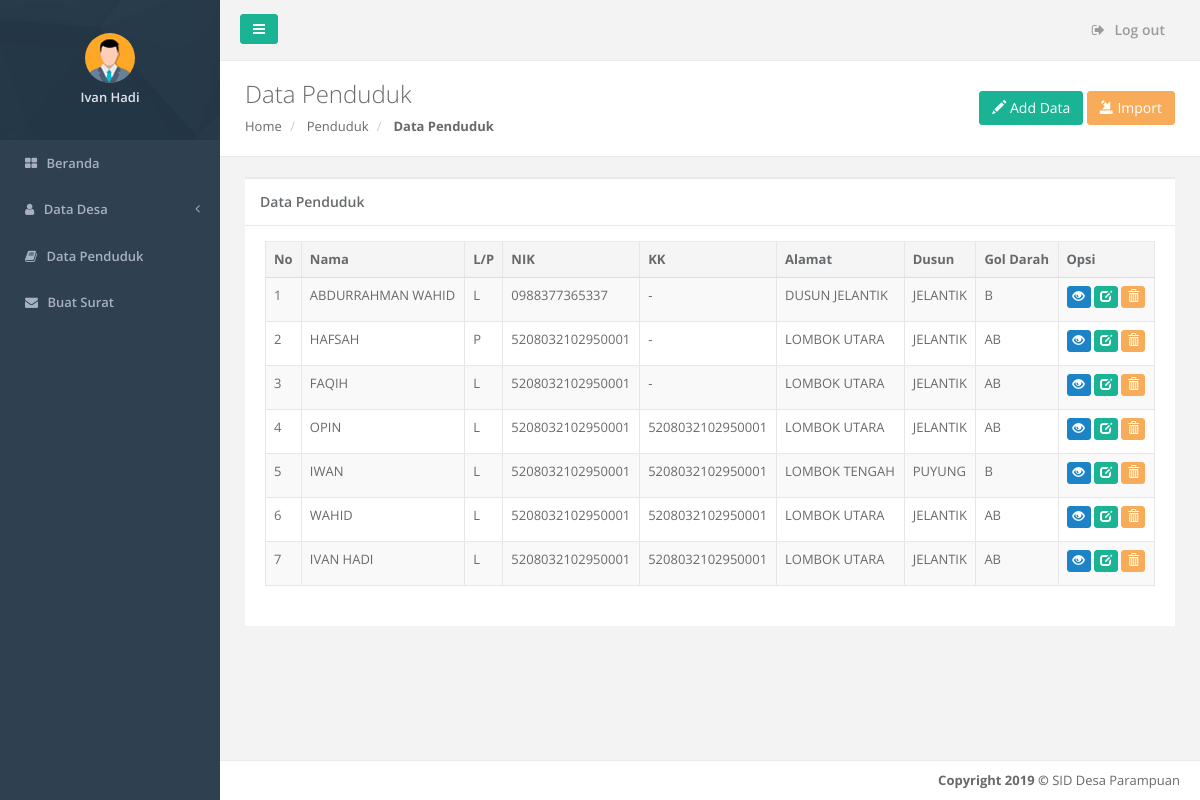
/a_datapenduduk/index.php (signed in), run on an earlier commit of the app's database.
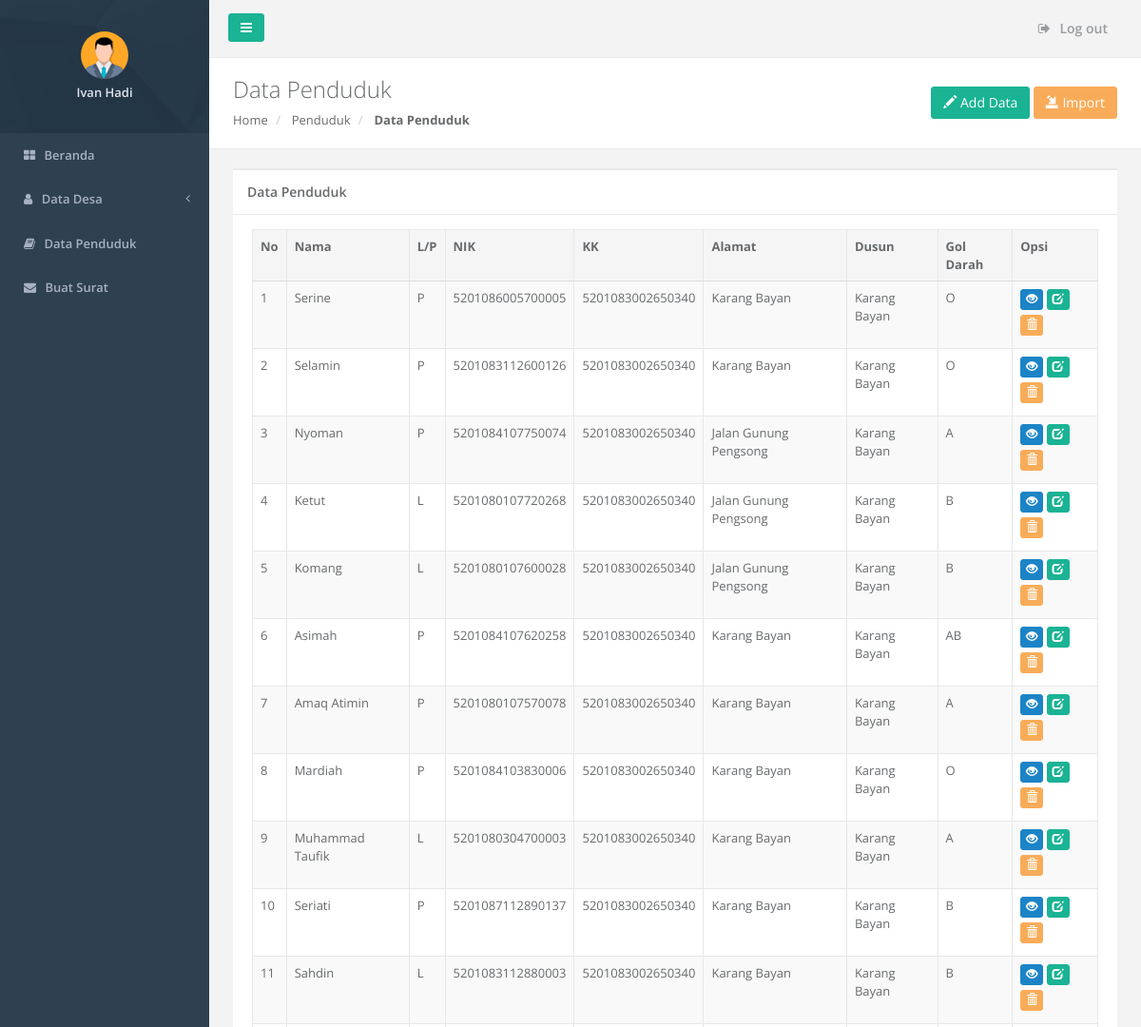
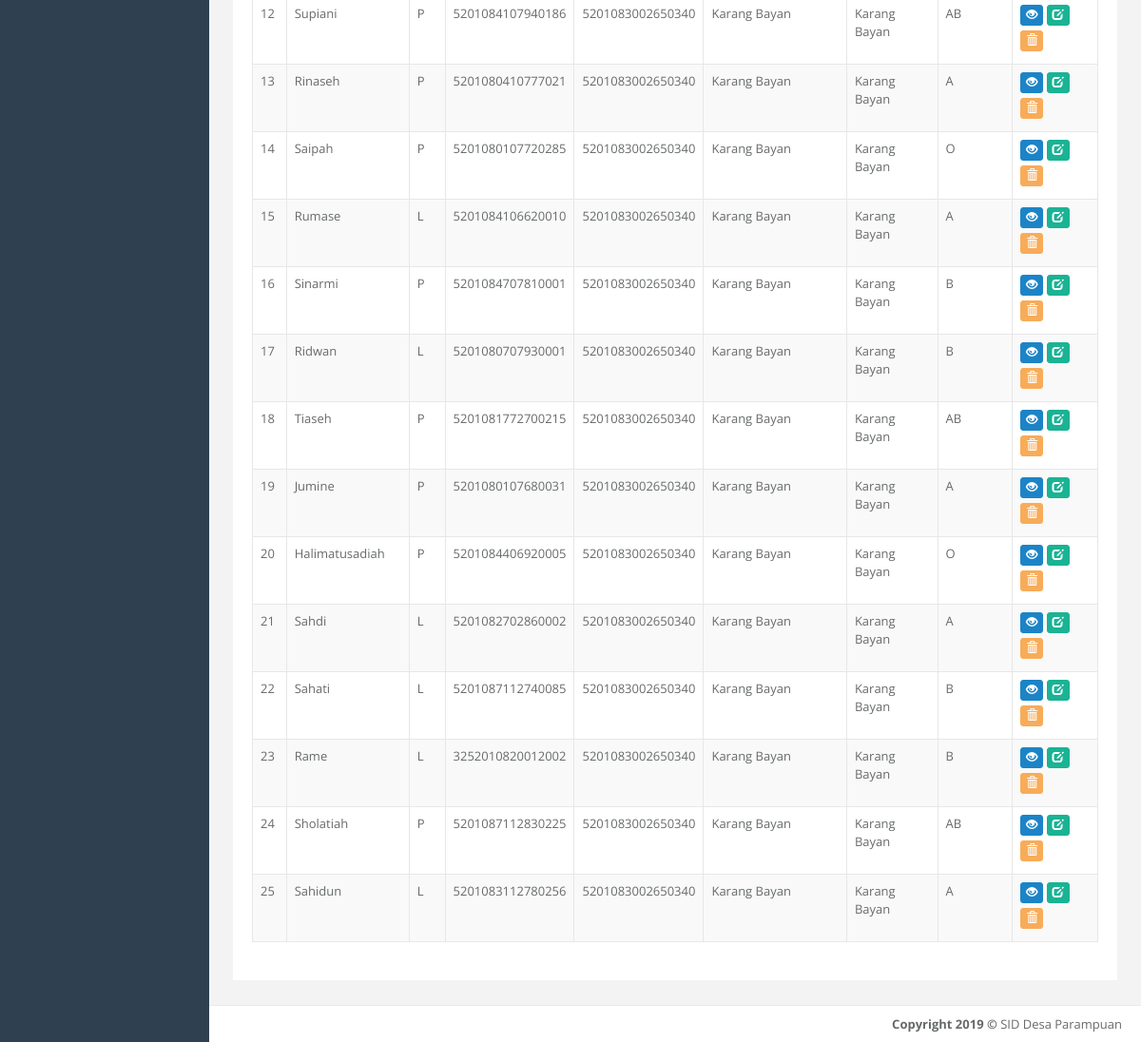
And on a later commit of the database (2 pictures, top to bottom).
### tables this page shows
CREATE TABLE `data_penduduk` (
  `id` int(12) NOT NULL,
  `nama` varchar(100) NOT NULL,
  `nik` varchar(20) DEFAULT NULL,
  `kk` varchar(20) DEFAULT NULL,
  `tempat` varchar(100) DEFAULT NULL,
  `tanggal_lahir` varchar(50) DEFAULT NULL,
  `jenis_kelamin` varchar(50) DEFAULT NULL,
  `alamat` varchar(200) DEFAULT NULL,
  `rt` varchar(50) DEFAULT NULL,
  `rw` varchar(50) DEFAULT NULL,
  `dusun` varchar(50) DEFAULT NULL,
  `desa` varchar(50) DEFAULT NULL,
  `kecamatan` varchar(50) DEFAULT NULL,
  `agama` varchar(30) DEFAULT NULL,
  `pendidikan` varchar(100) DEFAULT NULL,
  `kewarganegaraan` varchar(30) DEFAULT NULL,
  `status_perkawinan` varchar(30) DEFAULT NULL,
  `gol_darah` varchar(12) DEFAULT NULL,
  `status_sosial` varchar(100) DEFAULT NULL,
  `kategori_sosial` varchar(100) DEFAULT NULL,
  `pekerjaan` varchar(100) DEFAULT NULL,
  `bapak` varchar(100) DEFAULT NULL,
  `ibu` varchar(100) DEFAULT NULL
);

### a_datapenduduk/index.php (the view, shortened to what this page needs)
<?php include "head.php" ?>
<body>
    <div id="wrapper">
        <?php include "nav.php" ?>
        <div id="page-wrapper" class="gray-bg">
            <div class="row border-bottom">
                <nav class="navbar navbar-static-top" role="navigation" style="margin-bottom: 0">
                    <div class="navbar-header">
                        <a class="navbar-minimalize minimalize-styl-2 btn btn-primary " href="#"><i class="fa fa-bars"></i> </a>
                        <form role="search" class="navbar-form-custom" action="">
                        </form>
                    </div>
                    <ul class="nav navbar-top-links navbar-right">
                        <li>
                            <a href="../keluar.php">
                                <i class="fa fa-sign-out"></i> Log out
                            </a>
                        </li>
                    </ul>
                </nav>
            </div>
            <div class="row wrapper border-bottom white-bg page-heading">
                <div class="col-lg-8">
                    <h2>Data Penduduk</h2>
                    <ol class="breadcrumb">
                        <li>
                            <a href="../index.php">Home</a>
                        </li>
                        <li>
                            <a>Penduduk</a>
                        </li>
                        <li class="active">
                            <strong>Data Penduduk</strong>
                        </li>
                    </ol>
                </div>
                <div class="col-lg-4">
                    <div class="title-action">
                        <a href="tambah.php" class="btn btn-primary"><i class="glyphicon glyphicon-pencil"></i> Add Data</a>
                        <a href="import.php" class="btn btn-warning"><i class="glyphicon glyphicon-import"></i> Import</a>
                    </div>
                </div>
            </div>
            <div class="wrapper wrapper-content animated fadeInRight">
                <div class="row">
                    <div class="col-lg-12">
                        <div class="ibox float-e-margins">
                            <div class="ibox-title">
                                <h5>Data Penduduk</h5>
                            </div>
                            <div class="ibox-content">
                                <div class="table-responsive">
                                    <table class="table table-striped table-bordered table-hover dataTables-example">
                                        <thead>
                                            <tr>
                                                <th>No</th>
                                                <th>Nama</th>
                                                <th>L/P</th>
                                                <th>NIK</th>
                                                <th>KK</th>
                                                <th>Alamat</th>
                                                <th>Dusun</th>
                                                <th>Gol Darah</th>
                                                <th>Opsi</th>
                                            </tr>
                                        </thead>
                                        <tbody>
                                            <?php
                                            include('../koneksi.php');
                                            $query = "SELECT * FROM data_penduduk order by id desc";
                                            $result = mysqli_query($con, $query);
                                            if (mysqli_num_rows($result) == 0) {
                                                echo '<tr><td colspan="6">Tidak ada data!</td></tr>';
                                            } else {
                                                $no = 1;
                                                while ($data = mysqli_fetch_assoc($result)) {
                                                    echo '<tr>';
                                                    echo '<td>' . $no . '</td>';
                                                    echo '<td>' . $data['nama'] . '</td>';
                                                    echo '<td>' . $data['jenis_kelamin'] . '</td>';
                                                    echo '<td>' . $data['nik'] . '</td>';
                                                    echo '<td>' . $data['kk'] . '</td>';
                                                    echo '<td>' . $data['alamat'] . '</td>';
                                                    echo '<td>' . $data['dusun'] . '</td>';
                                                    echo '<td>' . $data['gol_darah'] . '</td>';
                                                    echo '<td>
                                    <a href="detail.php?id=' . $data['id'] . '" class="btn btn-success btn-xs"><i class="glyphicon glyphicon-eye-open"></i></a>
                                    <a href="edit.php?id=' . $data['id'] . '" class="btn btn-primary btn-xs"><i class="glyphicon glyphicon-edit"></i></a>
                                    <a href="delete.php?id=' . $data['id'] . '" onclick="return confirm(\'Apakah Yakin Ingin Menghapus Data?\')" class="btn btn-warning btn-xs"><i class="glyphicon glyphicon-trash"></i> </a>
                                    </td>';
                                                    echo '</tr>';
                                                    $no++;
                                                }
                                            }
                                            ?>
                                        </tbody>
                                    </table>
                                </div>
                            </div>
                        </div>
                    </div>
                </div>
            </div>
            <?php include "footer.php" ?>
        </div>
    </div>
</body>
</html>

### a_datapenduduk/head.php (shortened to what this page needs)
<!DOCTYPE html>
<html>
<head>
    <link href="../css/bootstrap.min.css" rel="stylesheet">
    <link href="../font-awesome/css/font-awesome.css" rel="stylesheet">
    <link href="../css/plugins/toastr/toastr.min.css" rel="stylesheet">
    <link href="../js/plugins/gritter/jquery.gritter.css" rel="stylesheet">
    <link href="../css/animate.css" rel="stylesheet">
    <link href="../css/style.css" rel="stylesheet">
    <link href="../css/plugins/dataTables/datatables.min.css" rel="stylesheet">
</head>

### a_datapenduduk/nav.php (shortened to what this page needs)
<nav class="navbar-default navbar-static-side" role="navigation">
            <div class="sidebar-collapse">
                <ul class="nav metismenu" id="side-menu">
                    <li class="nav-header">
                        <div class="dropdown profile-element" align="center">
                            <span>
                                <img alt="image" class="img-circle" src="../img/user.jpg" />
                            </span>
                            <a data-toggle="dropdown" class="dropdown-toggle" href="#">
                                <span class="clear">
                                    <span class="block m-t-xs">
                                        <strong class="font-bold"><?php echo $_SESSION['nama']; ?></strong>
                                    </span>
                                </span>
                            </a>
                        </div>
                    </li>
                    <li>
                        <a href="../index.php"><i class="fa fa-th-large"></i> <span class="nav-label">Beranda</span></a>
                    </li>
                    <li>
                        <a href=""><i class="fa fa-user"></i> <span class="nav-label">Data Desa</span> <span class="fa arrow"></span></a>
                    </li>
                    <li>
                        <a href="index.php"><i class="fa fa-book"></i> <span class="nav-label">Data Penduduk</span></a>
                    </li>
                    <li>
                        <a href="../a_surat/index.php"><i class="fa fa-envelope"></i> <span class="nav-label">Buat Surat</span></a>
                    </li>
                </ul>
            </div>
        </nav>

### a_datapenduduk/footer.php
<div class="footer">
    <div class="pull-right">
        <b>Copyright 2019 ©</b> SID Desa Parampuan
    </div>
</div>

What changed in the data, as far as the page shows it:
added data_penduduk: nama "Serine", jenis_kelamin "P", nik "5201086005700005", kk "5201083002650340", alamat "Karang Bayan", dusun "Karang Bayan", gol_darah "O"
added data_penduduk: nama "Selamin", jenis_kelamin "P", nik "5201083112600126", kk "5201083002650340", alamat "Karang Bayan", dusun "Karang Bayan", gol_darah "O"
added data_penduduk: nama "Nyoman", jenis_kelamin "P", nik "5201084107750074", kk "5201083002650340", alamat "Jalan Gunung Pengsong", dusun "Karang Bayan", gol_darah "A"
added data_penduduk: nama "Ketut", jenis_kelamin "L", nik "5201080107720268", kk "5201083002650340", alamat "Jalan Gunung Pengsong", dusun "Karang Bayan", gol_darah "B"
added data_penduduk: nama "Komang", jenis_kelamin "L", nik "5201080107600028", kk "5201083002650340", alamat "Jalan Gunung Pengsong", dusun "Karang Bayan", gol_darah "B"
added data_penduduk: nama "Asimah", jenis_kelamin "P", nik "5201084107620258", kk "5201083002650340", alamat "Karang Bayan", dusun "Karang Bayan", gol_darah "AB"
added data_penduduk: nama "Amaq Atimin", jenis_kelamin "P", nik "5201080107570078", kk "5201083002650340", alamat "Karang Bayan", dusun "Karang Bayan", gol_darah "A"
added data_penduduk: nama "Mardiah", jenis_kelamin "P", nik "5201084103830006", kk "5201083002650340", alamat "Karang Bayan", dusun "Karang Bayan", gol_darah "O"
added data_penduduk: nama "Muhammad Taufik", jenis_kelamin "L", nik "5201080304700003", kk "5201083002650340", alamat "Karang Bayan", dusun "Karang Bayan", gol_darah "A"
added data_penduduk: nama "Seriati", jenis_kelamin "P", nik "5201087112890137", kk "5201083002650340", alamat "Karang Bayan", dusun "Karang Bayan", gol_darah "B"
changed data_penduduk: nama "ABDURRAHMAN WAHID" → "Sahdin"; nik "0988377365337" → "5201083112880003"; kk "-" → "5201083002650340"; alamat "DUSUN JELANTIK" → "Karang Bayan"; dusun "JELANTIK" → "Karang Bayan"
changed data_penduduk: nama "HAFSAH" → "Supiani"; nik "5208032102950001" → "5201084107940186"; kk "-" → "5201083002650340"; alamat "LOMBOK UTARA" → "Karang Bayan"; dusun "JELANTIK" → "Karang Bayan"
changed data_penduduk: nama "FAQIH" → "Rinaseh"; jenis_kelamin "L" → "P"; nik "5208032102950001" → "5201080410777021"; kk "-" → "5201083002650340"; alamat "LOMBOK UTARA" → "Karang Bayan"; dusun "JELANTIK" → "Karang Bayan"; gol_darah "AB" → "A"
added data_penduduk: nama "Saipah", jenis_kelamin "P", nik "5201080107720285", kk "5201083002650340", alamat "Karang Bayan", dusun "Karang Bayan", gol_darah "O"
changed data_penduduk: nama "OPIN" → "Rumase"; nik "5208032102950001" → "5201084106620010"; kk "5208032102950001" → "5201083002650340"; alamat "LOMBOK UTARA" → "Karang Bayan"; dusun "JELANTIK" → "Karang Bayan"; gol_darah "AB" → "A"
changed data_penduduk: nama "IWAN" → "Sinarmi"; jenis_kelamin "L" → "P"; nik "5208032102950001" → "5201084707810001"; kk "5208032102950001" → "5201083002650340"; alamat "LOMBOK TENGAH" → "Karang Bayan"; dusun "PUYUNG" → "Karang Bayan"
changed data_penduduk: nama "WAHID" → "Ridwan"; nik "5208032102950001" → "5201080707930001"; kk "5208032102950001" → "5201083002650340"; alamat "LOMBOK UTARA" → "Karang Bayan"; dusun "JELANTIK" → "Karang Bayan"; gol_darah "AB" → "B"
changed data_penduduk: nama "IVAN HADI" → "Tiaseh"; jenis_kelamin "L" → "P"; nik "5208032102950001" → "5201081772700215"; kk "5208032102950001" → "5201083002650340"; alamat "LOMBOK UTARA" → "Karang Bayan"; dusun "JELANTIK" → "Karang Bayan"
added data_penduduk: nama "Jumine", jenis_kelamin "P", nik "5201080107680031", kk "5201083002650340", alamat "Karang Bayan", dusun "Karang Bayan", gol_darah "A"
added data_penduduk: nama "Halimatusadiah", jenis_kelamin "P", nik "5201084406920005", kk "5201083002650340", alamat "Karang Bayan", dusun "Karang Bayan", gol_darah "O"
added data_penduduk: nama "Sahdi", jenis_kelamin "L", nik "5201082702860002", kk "5201083002650340", alamat "Karang Bayan", dusun "Karang Bayan", gol_darah "A"
added data_penduduk: nama "Sahati", jenis_kelamin "L", nik "5201087112740085", kk "5201083002650340", alamat "Karang Bayan", dusun "Karang Bayan", gol_darah "B"
added data_penduduk: nama "Rame", jenis_kelamin "L", nik "3252010820012002", kk "5201083002650340", alamat "Karang Bayan", dusun "Karang Bayan", gol_darah "B"
added data_penduduk: nama "Sholatiah", jenis_kelamin "P", nik "5201087112830225", kk "5201083002650340", alamat "Karang Bayan", dusun "Karang Bayan", gol_darah "AB"
added data_penduduk: nama "Sahidun", jenis_kelamin "L", nik "5201083112780256", kk "5201083002650340", alamat "Karang Bayan", dusun "Karang Bayan", gol_darah "A"
